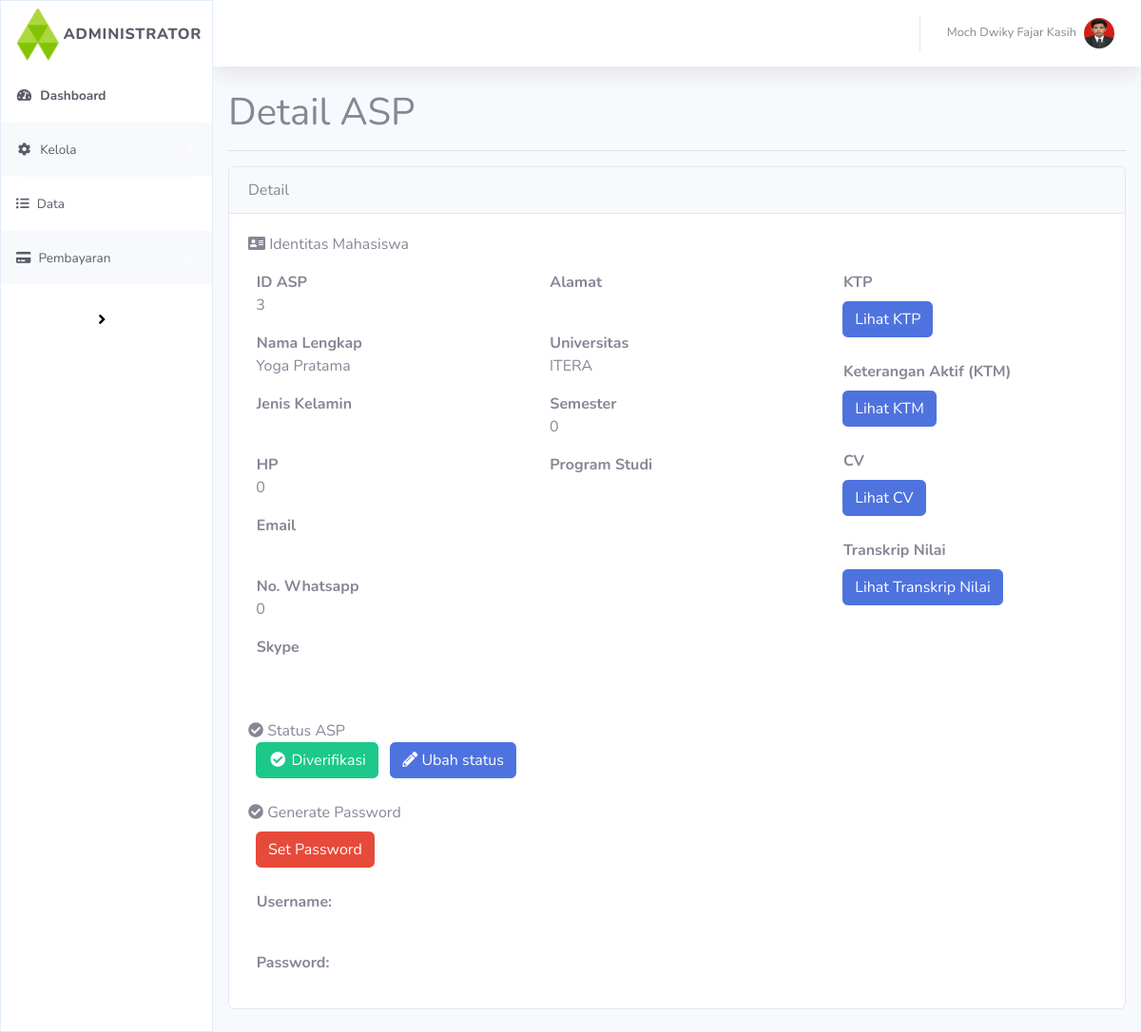
The app's page /detail/asp?detail_id=3 with its own data.
### tables this page shows
CREATE TABLE `pengajuan_asp` (
  `id_asp` int(11) NOT NULL,
  `nama` varchar(255) NOT NULL,
  `universitas` varchar(255) NOT NULL,
  `status` tinyint(4) NOT NULL,
  `jenis_kelamin` varchar(15) NOT NULL,
  `hp` bigint(255) NOT NULL,
  `email` varchar(122) NOT NULL,
  `whatsapp` bigint(20) NOT NULL,
  `skype` varchar(255) NOT NULL,
  `alamat` varchar(255) NOT NULL,
  `semester` int(25) NOT NULL,
  `prodi` varchar(122) NOT NULL,
  `ktp` varchar(122) NOT NULL,
  `ktm` varchar(122) NOT NULL,
  `cv` varchar(122) NOT NULL,
  `transkrip_nilai` varchar(122) NOT NULL,
  `tgl_daftar` date NOT NULL,
  `catatan_admin` text NOT NULL
);

### application/controllers/Detail.php (called while the page is built, shortened)
<?php
class Detail extends CI_Controller{
    public function __construct()
	{
        $this->load->model('m_data');
	}
    public function asp()
    {
        $data ['detail'] = $this->m_data->detailAsp();
        $this->load->view('templates/v_header');
        $this->load->view('templates/v_sidebar');
        $this->load->view('templates/v_navbar');
        $this->load->view('kelola/v_detail_asp', $data);
    }
}
?>

### index.php (called while the page is built, shortened)
<?php
require_once BASEPATH.'core/CodeIgniter.php';

### application/models/m_data.php (called while the page is built, shortened)
<?php defined('BASEPATH') OR exit('No direct script access allowed');
class M_data extends CI_Model
{
    public function detailAsp()
    {
        $id = $_GET["detail_id"];
        $query = $this->db->get_where('pengajuan_asp', array('id_asp' => $id));
        return $query->result_array();
    }
}

### application/views/kelola/v_detail_asp.php (the view, shortened to what this page needs)
<div class="m-3">
<h1>Detail ASP</h1>
<hr></div>
<div class="card mb-4 m-3">
  <div class="card-header">
    Detail
  </div>
  <div class="card-body">
    <p><i class="fa fa-address-card"></i>
                     Identitas Mahasiswa
                </p>
        <div class="row">
            <div class="col">
                <?php foreach ($detail as $d )  :?>
                <p>
                	<b>&nbsp ID ASP</b><br>
                    &nbsp <?= $d['id_asp'];?>
                </p>
                <p>
                	<b>&nbsp Nama Lengkap</b><br>
                    &nbsp <?= $d['nama'];?>
                </p>
                <p>
                    <b>&nbsp Jenis Kelamin</b><br>
                </p>
                <p>
                	<b>&nbsp HP</b><br>
                    &nbsp <?= $d['hp'];?>
                </p>
                <p>
                	<b>&nbsp Email</b><br>
                </p>
                <p>
                	<b>&nbsp No. Whatsapp</b><br>
                    &nbsp <?= $d['whatsapp'];?>
                </p>
                <p>
                    <b>&nbsp Skype</b><br>
                </p>
            </div>
            <div class="col">
                <p>
                    <b>&nbsp Alamat</b><br>
                </p>
                <p>
                    <b>&nbsp Universitas</b><br>
                    &nbsp <?= $d['universitas'];?>
                </p>
                <p>
                    <b>&nbsp Semester</b><br>
                    &nbsp <?= $d['semester'];?>
                </p>
                <p>
                    <b>&nbsp Program Studi</b><br>
                </p>
            </div>
            <div class="col">
                    <p>
                        <b>&nbsp KTP</b><br>
                        <a href="#">
                        <button class="btn btn-primary m-2">Lihat KTP</button></a>
                    </p>
                    <p>
                        <b>&nbsp Keterangan Aktif (KTM)</b><br>
                        <a href="#">
                        <button class="btn btn-primary m-2">Lihat KTM</button></a>
                    </p>
                    <p>
                        <b>&nbsp CV</b><br>
                        <a href="#">
                        <button class="btn btn-primary m-2">Lihat CV</button></a>
                    </p>
                    <p>
                        <b>&nbsp Transkrip Nilai</b><br>
                        <a href="#">
                        <button class="btn btn-primary m-2">Lihat Transkrip Nilai</button></a>
                    </p>
            </div>
        </div>
    <br>
    <p>
    	<i class="fa fa-check-circle"></i>
    	 Status ASP <br>
    	   <?php
           $stat = $d['status'];
                if($stat == '1'){
                  echo "&nbsp <button class='btn btn-success'><i class='fa fa-check-circle fa-fw'></i> Diverifikasi</button>";
                }elseif($stat == '2'){
                          echo "&nbsp <button class='btn btn-danger'><i class='fas fa-exclamation fa-fw'></i> Ditolak</button>";
                }else{
                    echo "&nbsp <button class='btn btn-primary'><i class='fas fa-exclamation fa-fw'></i> Menunggu</button>";
                }
            ?>
    	&nbsp <button class="btn btn-primary" data-toggle="modal" data-target="#aspModal"><i class="fas fa-pencil-alt"></i> Ubah status</button><br><br>
        <i class="fa fa-check-circle"></i> Generate Password</b><br>
    	<button class="btn btn-danger m-2"><i class=""></i> Set Password</button>
    </p>
    <p>
        <b>&nbsp Username:</b><br>
    </p>
    <p>
        <b>&nbsp Password:</b>
    </p>
    <?php endforeach; ?>
	</div>
</div>

### records on screen
pengajuan_asp: id_asp "3", nama "Yoga Pratama", hp "0", whatsapp "0", universitas "ITERA", semester "0", status 1 (drawn)
